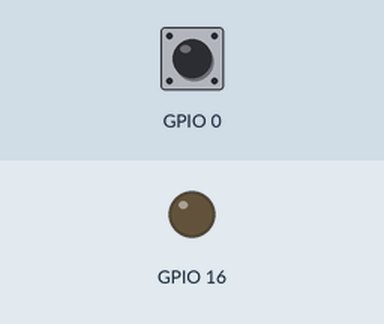
Recording of a sketch running on a simulated ESP8266 (NodeMCU). Parts: output pins drawn as LEDs (lit = HIGH). The test bench sets the inputs (shaded band); at power-on: GPIO 0 HIGH. WiFi joins after 1.5 s; servers stay silent unless stated; uploads are accepted with an empty reply; what the sketch prints to the serial monitor is not drawn.

Above: at 2.7 s.
2.8 s: GPIO 0 pulled LOW for 0.15 s
At 3.9 s:
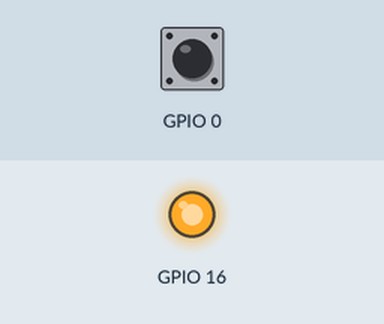
4.4 s: GPIO 0 pulled LOW for 1 s
At 6.3 s:
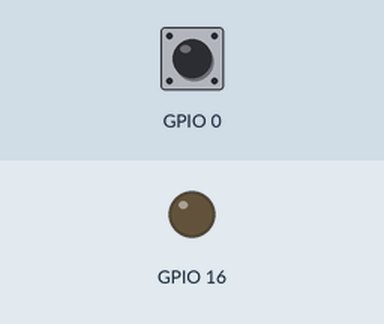
7.1 s: GPIO 0 pulled LOW for 3.2 s
At 11.3 s:
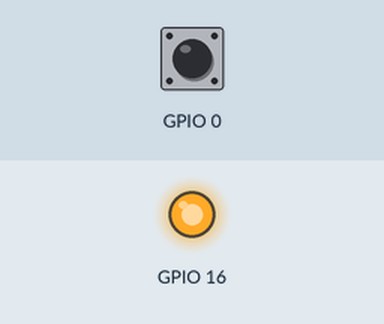
Timing chart, 0 to 12.8 s (numbered marks = the images above; inputs shaded):
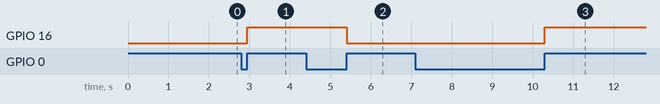

Measured:
- after the input at 2.8 s, GPIO 16: LOW → HIGH after 0.15 s
- after the input at 4.4 s, GPIO 16: HIGH → LOW after 1.0 s
- after the input at 7.1 s, GPIO 16: LOW → HIGH after 3.2 s

The sketch:

WiFiClientLocalhostSendData.ino
```cpp
/*
 Lê Công Vĩnh Khải - TAPIT Technology Training

 **DESCRIPTION:
 + Khi nhấn nút GPIO0 thì sẽ đảo trạng thái LED GPIO16, đồng thời sẽ là WiFiClient gửi HTTP request đến site control.php ở Xampp Server để thay đổi trạng thái và lưu vào database.
 */
#include <ESP8266WiFi.h>
const char* ssid     = "TP-Link_D70A";
const char* password = "24397074";
const char* host = "192.168.0.177";  //Laptop's IP Address

String Req="";
  // Use WiFiClient class to create TCP connections
  WiFiClient client;
void setup() {
  pinMode(0,INPUT_PULLUP);
  pinMode(16,OUTPUT);
  Serial.begin(9600);
  delay(10);

  // We start by connecting to a WiFi network

  Serial.println();
  Serial.println();
  Serial.print("Connecting to ");
  Serial.println(ssid);

  WiFi.begin(ssid, password);

  while (WiFi.status() != WL_CONNECTED) {
    delay(500);
    Serial.print(".");
  }

  Serial.println("");
  Serial.println("WiFi connected");
  Serial.println("IP address: ");
  Serial.println(WiFi.localIP());
}
void loop() {
  boolean connectState = false;
  if(!digitalRead(0)) {
    delay(100);
    while(!digitalRead(0));
    if(digitalRead(16)) {
      digitalWrite(16, LOW);
      Req = "?LED=ON";
    }
    else {
      digitalWrite(16, HIGH);
      Req = "?LED=OFF";
    }
    Serial.println("Starting create the HTTP request");
    connectState = true;
    }

  while(connectState) {
  Serial.print("connecting to ");
  Serial.println(host);
  const int httpPort = 80;
  if (!client.connect(host, httpPort)) {
    Serial.println("connection failed");
    return;
  }

  // We now create a URI for the request
  String url = "/iot_source/control.php";
         url += Req;
  Serial.print("Requesting URL: ");
  Serial.println(url);

  // This will send the request to the server
  client.print(String("GET ") + url + " HTTP/1.1\r\n" +
               "Host: " + host + "\r\n" +
               "Connection: c lose\r\n\r\n");

  unsigned long timeout = millis();
  while (client.available() == 0) {
    if (millis() - timeout > 5000) {
      Serial.println(">>> Client Timeout !");
      client.stop();
      connectState = false;
      return;
    }
  }

  // Read all the lines of the reply from server and print them to Serial
  while(client.available()){
    String line = client.readString();
    Serial.print(line);
  }
  Serial.println();
  Serial.println("closing connection");
  client.stop();
  connectState = false;
  }
}
```
